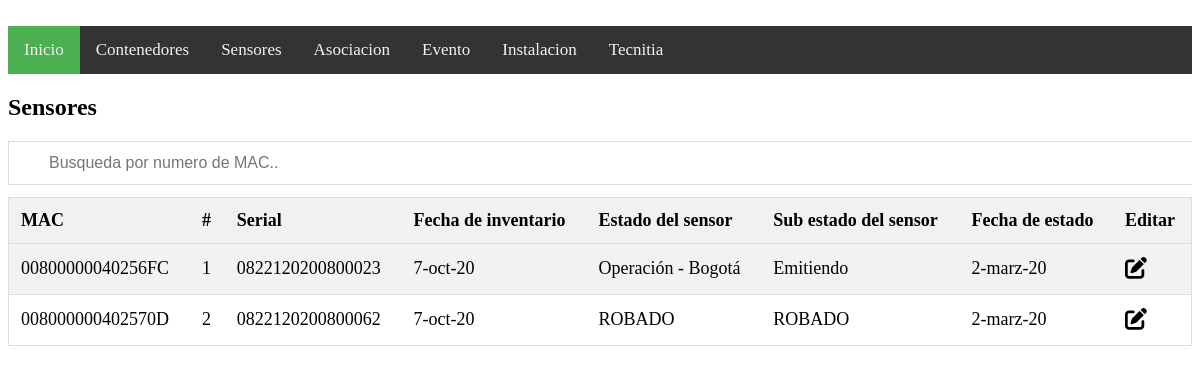
Page /sens.php on the committed database.
### tables this page shows
CREATE TABLE `sensores` (
  `nregistro` int(10) NOT NULL,
  `mac` varchar(20) NOT NULL,
  `serial` varchar(20) NOT NULL,
  `fechainv` varchar(10) NOT NULL,
  `estadosen` varchar(20) NOT NULL,
  `subestadosen` varchar(20) NOT NULL,
  `fecha` varchar(10) NOT NULL
);

### sens.php (the view, shortened to what this page needs)
<?php
include("cn.php");
$sensores = "SELECT * FROM sensores";
?>
<!DOCTYPE html>
<html>
<link rel="stylesheet" href="estilos.css">
<link rel="stylesheet" href="style.css">
<head>
</head>
<body>
<center>
</center>
<div class="topnav" id="myTopnav">
  <a href="inicio.php" class="active">Inicio</a>
  <a href="cont.php">Contenedores</a>
  <a href="sens.php">Sensores</a>
  <a href="asoc.php">Asociacion</a>
  <a href="even.php">Evento</a>
  <a href="inv.php">Instalacion</a>
  <a href="tec.php">Tecnitia</a>
</div>
<h2>Sensores</h2>
<div style="overflow-x:auto;">
<input type="text" id="myInput" onkeyup="myFunction()" placeholder="Busqueda por numero de MAC..">
<table id="myTable">
  <tr class="header">
      <th>MAC</th>
      <th>#</th>
      <th>Serial</th>
      <th>Fecha de inventario</th>
      <th>Estado del sensor</th>
      <th>Sub estado del sensor</th>
      <th>Fecha de estado</th>
      <th>Editar</th>
    </tr>
    <?php
    $resultado = mysqli_query($conexion, $sensores);
    while($row = mysqli_fetch_assoc($resultado)){
    ?>
    <tr>
      <td><?php echo $row ["mac"]?></td>
      <td><?php echo $row ["nregistro"]?></td>
      <td><?php echo $row ["serial"]?></td>
      <td><?php echo $row ["fechainv"]?></td>
      <td><?php echo $row ["estadosen"]?></td>
      <td><?php echo $row ["subestadosen"]?></td>
      <td><?php echo $row ["fecha"]?></td>
      <td><a href="#"><i class="fas fa-edit"></i></a></td>
      <?php } ?>
    </tr>
</table>
</div>
</body>
</html>

### estilos.css (style rules this page uses)
html { background: url("img/work-2.jpg"); background-size: cover; }
.topnav { background-color: #333; overflow: hidden; }
.topnav a { float: left; display: block; color: #f2f2f2; text-align: center; padding: 14px 16px; text-decoration: none; font-size: 17px; }
.active { background-color: #4CAF50; color: white; }
#myInput { background-image: url('/css/searchicon.png'); background-position: 10px 12px; background-repeat: no-repeat; width: 100%; font-size: 16px; padding: 12px 20px 12px 40px; border: 1px solid #ddd; margin-bottom: 12px; }
#myTable { border-collapse: collapse; width: 100%; border: 1px solid #ddd; font-size: 18px; }
#myTable th, #myTable td { text-align: left; padding: 12px; }
#myTable tr { border-bottom: 1px solid #ddd; }
#myTable tr.header, #myTable tr:hover { background-color: #f1f1f1; }
a { text-decoration: none; font-size: 22px; color: black; }

### sens.php (style rules this page uses)
table { border-collapse: collapse; border-spacing: 0; width: 100%; border: 1px solid #ddd; }
th, td { text-align: left; padding: 8px; }
tr:nth-child(even) { background-color: #f2f2f2 }

### rows in the picture
sensores: mac "00800000040256FC", nregistro "1", serial "0822120200800023", fechainv "7-oct-20", estadosen "Operación - Bogotá", subestadosen "Emitiendo", fecha "2-marz-20"
sensores: mac "008000000402570D", nregistro "2", serial "0822120200800062", fechainv "7-oct-20", estadosen "ROBADO", subestadosen "ROBADO", fecha "2-marz-20"
